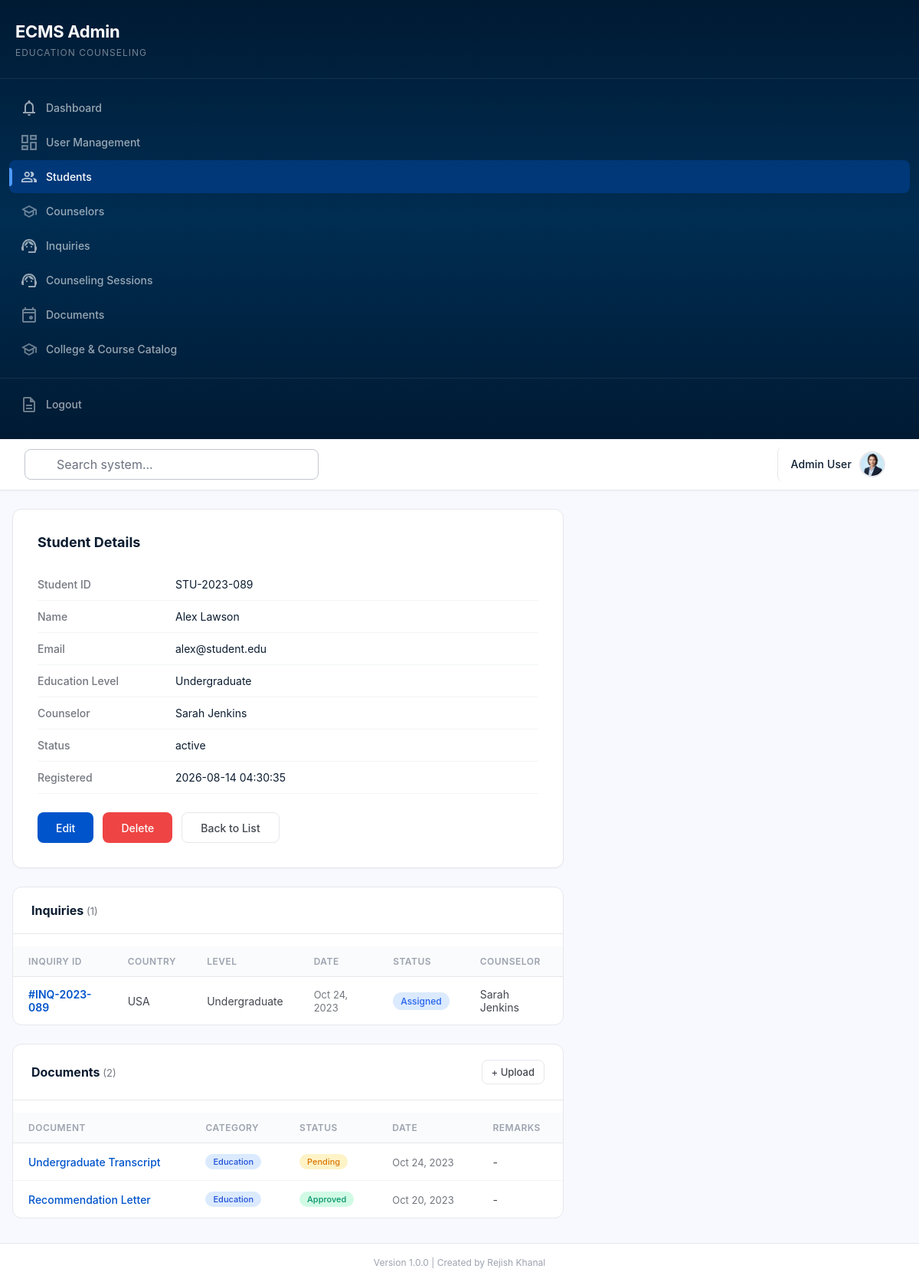
Page /admin/students/1 (signed in) on the committed database.
### tables this page shows
CREATE TABLE IF NOT EXISTS students (
    id INT AUTO_INCREMENT PRIMARY KEY,
    student_id VARCHAR(50) UNIQUE,
    name VARCHAR(255) NOT NULL,
    email VARCHAR(255) UNIQUE NOT NULL,
    education_level VARCHAR(50),
    counselor_id INT,
    status ENUM('active', 'inactive') DEFAULT 'active',
    created_at TIMESTAMP DEFAULT CURRENT_TIMESTAMP,
    FOREIGN KEY (counselor_id) REFERENCES counselors(id) ON DELETE SET NULL
);

CREATE TABLE IF NOT EXISTS counselors (
    id INT AUTO_INCREMENT PRIMARY KEY,
    name VARCHAR(255) NOT NULL,
    email VARCHAR(255) UNIQUE NOT NULL,
    specialization VARCHAR(100),
    max_students INT DEFAULT 50,
    status ENUM('available', 'unavailable') DEFAULT 'available',
    created_at TIMESTAMP DEFAULT CURRENT_TIMESTAMP
);

CREATE TABLE IF NOT EXISTS inquiries (
    id INT AUTO_INCREMENT PRIMARY KEY,
    inquiry_id VARCHAR(50) UNIQUE,
    student_id INT,
    country_of_interest VARCHAR(100),
    level_of_study VARCHAR(50),
    message TEXT,
    status ENUM('new', 'assigned', 'in-progress', 'closed') DEFAULT 'new',
    counselor_id INT,
    created_at TIMESTAMP DEFAULT CURRENT_TIMESTAMP,
    FOREIGN KEY (student_id) REFERENCES students(id) ON DELETE SET NULL,
    FOREIGN KEY (counselor_id) REFERENCES counselors(id) ON DELETE SET NULL
);

CREATE TABLE IF NOT EXISTS documents (
    id INT AUTO_INCREMENT PRIMARY KEY,
    student_id INT,
    name VARCHAR(255) NOT NULL,
    size VARCHAR(20),
    type VARCHAR(20),
    category ENUM('education', 'visa') DEFAULT 'education',
    assigned_by INT,
    assigned_at TIMESTAMP NULL,
    submitted_at TIMESTAMP NULL,
    status ENUM('assigned', 'pending', 'approved', 'rejected', 'resubmit') DEFAULT 'pending',
    reviewed_by INT,
    reviewed_at TIMESTAMP NULL,
    remarks TEXT,
    file_path VARCHAR(500),
    uploaded_by INT,
    created_at TIMESTAMP DEFAULT CURRENT_TIMESTAMP,
    FOREIGN KEY (student_id) REFERENCES students(id) ON DELETE SET NULL,
    FOREIGN KEY (uploaded_by) REFERENCES users(id) ON DELETE SET NULL,
    FOREIGN KEY (reviewed_by) REFERENCES users(id) ON DELETE SET NULL,
    FOREIGN KEY (assigned_by) REFERENCES users(id) ON DELETE SET NULL
);

### backend/views/admin/students/show.php (the view, shortened to what the rows shown need)
<div class="detail-card">
    <div class="detail-row">
        <span class="detail-label">Student ID</span>
        <span class="detail-value"><?php echo e($student['student_id'] ?? $student['id']); ?></span>
    </div>
    <div class="detail-row">
        <span class="detail-label">Name</span>
        <span class="detail-value"><?php echo e($student['name']); ?></span>
    </div>
    <div class="detail-row">
        <span class="detail-label">Email</span>
        <span class="detail-value"><?php echo e($student['email']); ?></span>
    </div>
    <div class="detail-row">
        <span class="detail-label">Education Level</span>
        <span class="detail-value"><?php echo e($student['education_level'] ?? '-'); ?></span>
    </div>
    <div class="detail-row">
        <span class="detail-label">Counselor</span>
        <span class="detail-value">
            <?php if (!empty($student['counselor_name'])): ?>
                <?php echo e($student['counselor_name']); ?>
            <?php else: ?>
                <span style="color:#9ca3af; font-style:italic;">Unassigned</span>
            <?php endif; ?>
        </span>
    </div>
    <div class="detail-row">
        <span class="detail-label">Status</span>
        <span class="detail-value"><?php echo e($student['status'] ?? 'active'); ?></span>
    </div>
    <div class="detail-row">
        <span class="detail-label">Registered</span>
        <span class="detail-value"><?php echo e($student['created_at'] ?? '-'); ?></span>
    </div>
</div>
<div class="section-card">
    <?php if (!empty($inquiries)): ?>
        <table class="inq-table">
            <thead>
                <tr>
                    <th>Inquiry ID</th>
                    <th>Country</th>
                    <th>Level</th>
                    <th>Date</th>
                    <th>Status</th>
                    <th>Counselor</th>
                </tr>
            </thead>
            <tbody>
                <?php foreach ($inquiries as $inq): ?>
                    <tr>
                        <td><a href="<?php echo url('/admin/inquiries/' . $inq['id']); ?>" class="inq-id">#<?php echo e($inq['inquiry_id']); ?></a></td>
                        <td><?php echo e($inq['country_of_interest'] ?? '-'); ?></td>
                        <td><?php echo e($inq['level_of_study'] ?? '-'); ?></td>
                        <td><span class="inq-date"><?php echo e(date('M d, Y', strtotime($inq['created_at']))); ?></span></td>
                        <td><span class="inq-badge inq-badge--<?php echo e($inq['status']); ?>"><?php echo e(ucwords(str_replace('-', ' ', $inq['status']))); ?></span></td>
                        <td><?php echo e($inq['counselor_name'] ?? 'Unassigned'); ?></td>
                    </tr>
                <?php endforeach; ?>
            </tbody>
        </table>
    <?php else: ?>
        <div class="inq-empty">No inquiries linked to this student.</div>
    <?php endif; ?>
</div>
<div class="section-card">
    <?php if (!empty($documents)): ?>
        <table class="inq-table">
            <thead>
                <tr>
                    <th>Document</th>
                    <th>Category</th>
                    <th>Status</th>
                    <th>Date</th>
                    <th>Remarks</th>
                </tr>
            </thead>
            <tbody>
                <?php foreach ($documents as $doc): ?>
                    <tr>
                        <td><a href="<?php echo url('/admin/documents/' . $doc['id']); ?>" class="doc-link"><?php echo e($doc['name']); ?></a></td>
                        <td><span class="doc-badge doc-badge--<?php echo e($doc['category']); ?>"><?php echo e(ucfirst($doc['category'])); ?></span></td>
                        <td><span class="doc-badge doc-badge--<?php echo e($doc['status']); ?>"><?php echo e(ucfirst($doc['status'])); ?></span></td>
                        <td><span class="inq-date"><?php echo e(date('M d, Y', strtotime($doc['created_at']))); ?></span></td>
                        <td><?php echo e($doc['remarks'] ?? '-'); ?></td>
                    </tr>
                <?php endforeach; ?>
            </tbody>
        </table>
    <?php else: ?>
        <div class="inq-empty">No documents submitted yet.</div>
    <?php endif; ?>
</div>
<?php
include __DIR__ . '/../../layouts/admin-layout.php';

### rows in the picture
students: student "STU-2023-089", name "Alex Lawson", email "alex@student.edu", education_level "Undergraduate", counselor.name "Sarah Jenkins", status "active", created_at "2026-08-14 04:30:35"
inquiries: inquiry "INQ-2023-089", country_of_interest "USA", level_of_study "Undergraduate", created_at "Oct 24, 2023", status "Assigned", counselor.name "Sarah Jenkins"
documents: name "Undergraduate Transcript", category "Education", status "Pending", created_at "Oct 24, 2023", remarks "-"
documents: name "Recommendation Letter", category "Education", status "Approved", created_at "Oct 20, 2023", remarks "-"

### other values in the picture
$item['label'] "Dashboard"
$item['label'] "User Management"
$item['label'] "Students"
$item['label'] "Counselors"
$item['label'] "Inquiries"
$item['label'] "Counseling Sessions"
$item['label'] "Documents"
$item['label'] "College & Course Catalog"
$_SESSION['user']['name'] "Admin User"
count($inquiries) "1"
count($documents) "2"
